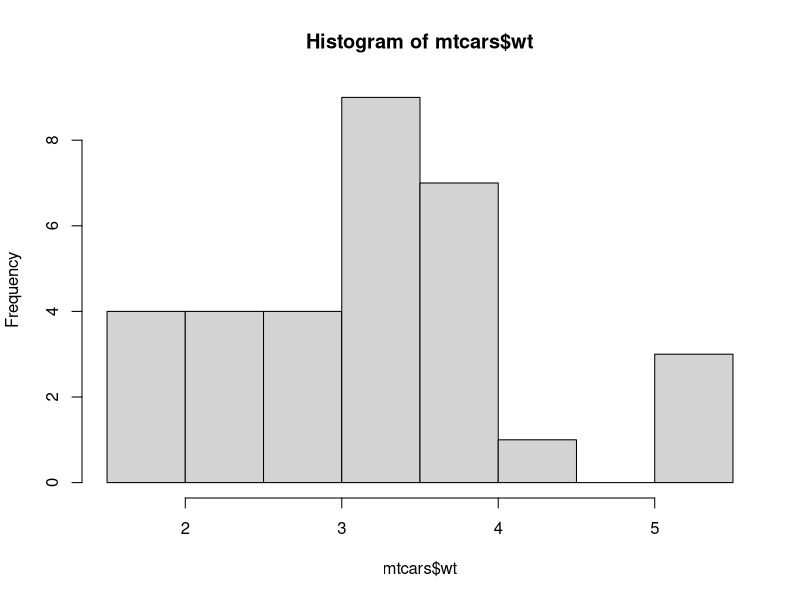
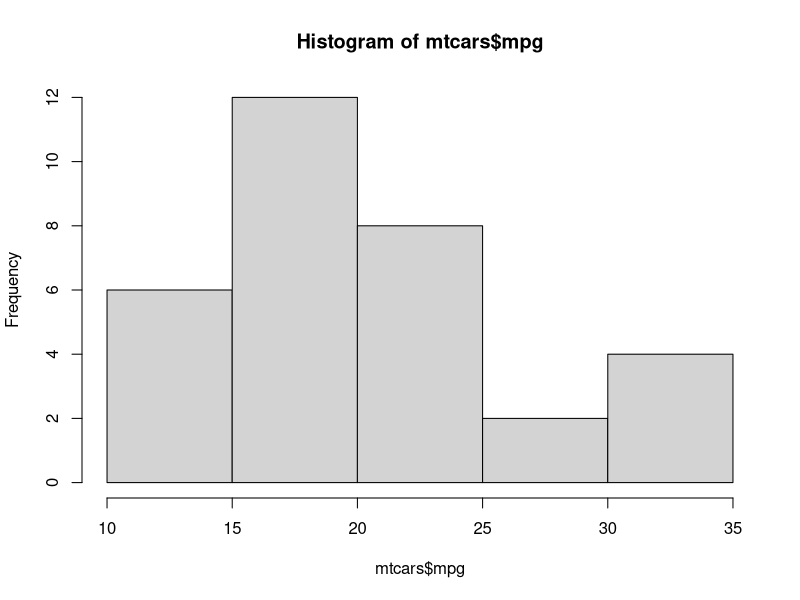
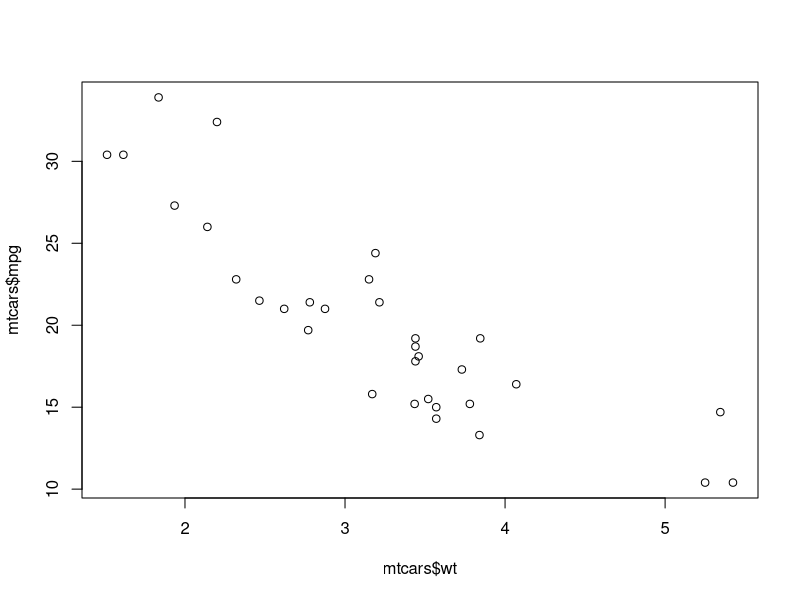
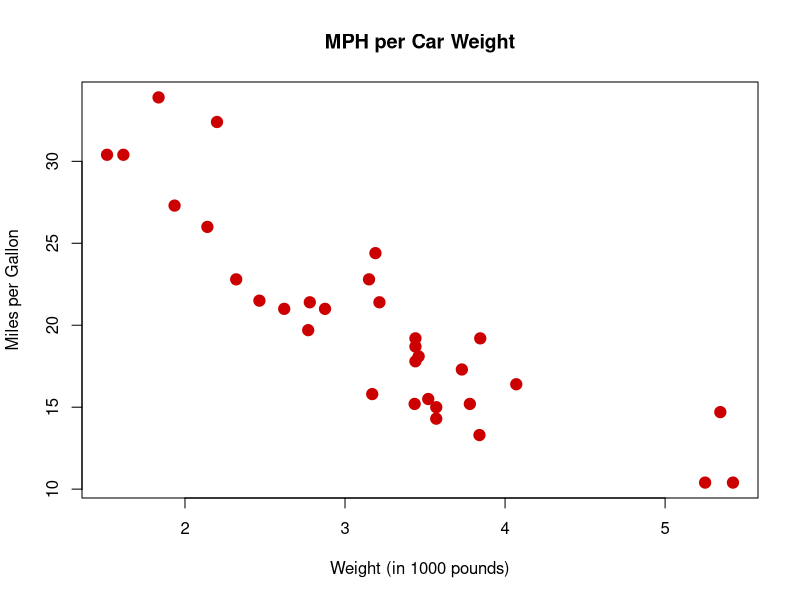

The R script that drew these images, in order:
library(datasets)

?mtcars
head(mtcars)

hist(mtcars$wt)
hist(mtcars$mpg)

plot(mtcars$wt, mtcars$mpg)

plot(mtcars$wt, mtcars$mpg,
  pch = 19,
  cex = 1.5,
  col = "#cc0000",
  main = "MPH per Car Weight",
  xlab = "Weight (in 1000 pounds)",
  ylab = "Miles per Gallon"
)